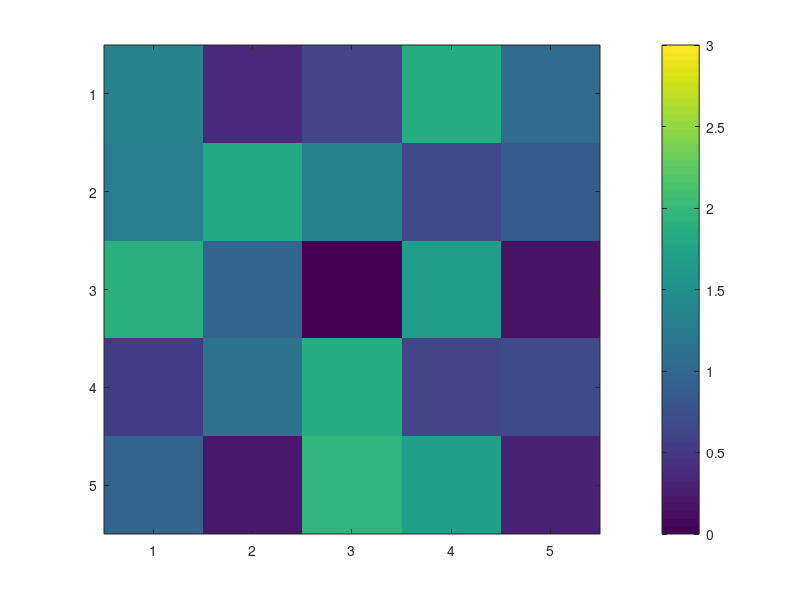
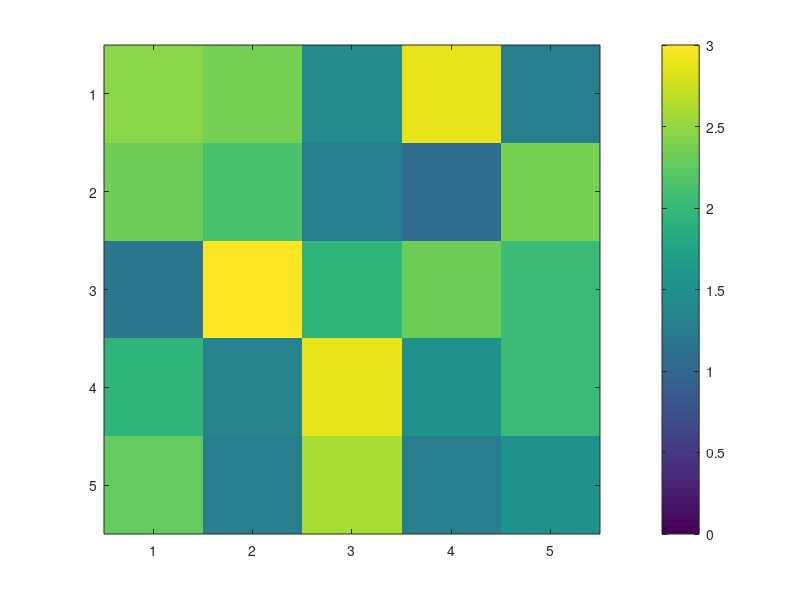

The MATLAB source for these figures, in order:
c1 = 2*rand(5,5)
c2 = 2*rand(5,5) + 1;

figure;
imagesc(c1, [-1 1]);
caxis([0 3]);
colorbar;
figure;
imagesc(c2);
caxis([0 3]);
colorbar;